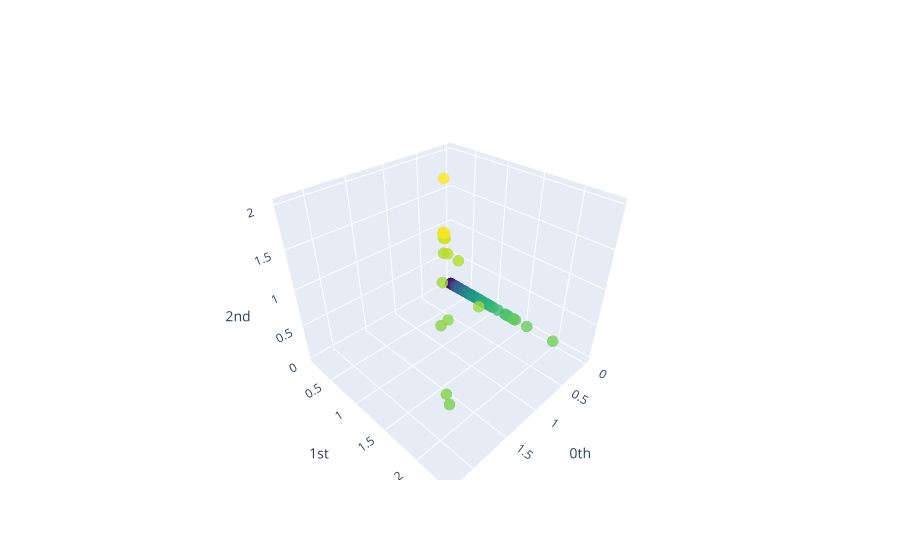

Notebook code cell kept with this figure:
### Code cell
from gtda.plotting import plot_point_cloud
plot_point_cloud(d[0])

### Figure 1 — Plotly figure (JSON) as saved in the notebook; plotly's stock layout.template omitted (floating-point values rounded to 4 significant figures)
{"data": [{"marker": {"color": [0, 1, 2, 3, 4, 5, 6, 7, 8, 9, 10, 11, 12, 13, 14, 15, 16, 17, 18, 19, 20, 21, 22, 23, 24, 25, 26, 27, 28, 29, 30, 31, 32, 33, 34, 35, 36, 37, 38, 39, 40, 41, 42, 43, 44, 45, 46, 47, 48, 49, 50, 51, 52, 53, 54, 55, 56, 57, 58, 59, 60, 61, 62, 63, 64, 65, 66, 67, 68, 69, 70, 71, 72, 73, 74, 75, 76, 77, 78, 79], "colorscale": [[0, "#440154"], [0.1111, "#482878"], [0.2222, "#3e4989"], [0.3333, "#31688e"], [0.4444, "#26828e"], [0.5556, "#1f9e89"], [0.6667, "#35b779"], [0.7778, "#6ece58"], [0.8889, "#b5de2b"], [1, "#fde725"]], "opacity": 0.8, "size": 4}, "mode": "markers", "type": "scatter3d", "x": [0, 0, 0, 0, 0, 0, 0, 0, 0, 0, 0, 0, 0, 0, 0, 0, 0, 0, 0, 0, 0, 0, 0, 0, 0, 0, 0, 0, 0, 0, 0, 0, 0, 0, 0, 0, 0, 0, 0, 0, 0, 0, 0, 0, 0, 0, 0, 0, 0, 0, 0, 0, 0, 0, 0, 0, 0, 0, 0, 0, 0, 0, 0, 2.251, 2.194, 1.613, 1.504, 1.129, 1.084, 0.6303, 0.6299, 0.6054, 0.3618, 0.3609, 0.3577, 0.2763, 0.2641, 0.2621, 0.2582, 0.7025], "y": [0.1441, 0.1508, 0.1533, 0.1705, 0.1796, 0.1819, 0.1974, 0.2214, 0.224, 0.2366, 0.2377, 0.2435, 0.2474, 0.2509, 0.2513, 0.2567, 0.2575, 0.2622, 0.2705, 0.2876, 0.2878, 0.2957, 0.3128, 0.3276, 0.3345, 0.3365, 0.3485, 0.3965, 0.4054, 0.4259, 0.4345, 0.4494, 0.4587, 0.4623, 0.4838, 0.5151, 0.5236, 0.5563, 0.5594, 0.5728, 0.5923, 0.6192, 0.6503, 0.7028, 0.7247, 0.7472, 0.7476, 0.7957, 0.8301, 0.8816, 0.8897, 0.8925, 0.9377, 0.9736, 1.061, 1.187, 1.214, 1.249, 1.331, 1.34, 1.368, 1.558, 1.967, 2.38, 2.287, 1.622, 1.61, 1.679, 1.098, 0.6534, 0.9039, 0.6984, 0.3728, 0.3958, 0.4033, 0.2765, 0.2664, 0.2958, 0.2664, 0.7403], "z": [0, 0, 0, 0, 0, 0, 0, 0, 0, 0, 0, 0, 0, 0, 0, 0, 0, 0, 0, 0, 0, 0, 0, 0, 0, 0, 0, 0, 0, 0, 0, 0, 0, 0, 0, 0, 0, 0, 0, 0, 0, 0, 0, 0, 0, 0, 0, 0, 0, 0, 0, 0, 0, 0, 0, 0, 0, 0, 0, 0, 0, 0, 0, 1, 1, 1, 1, 1, 1, 1, 1, 1, 1, 1, 1, 1, 1, 1, 1, 2]}], "layout": {"scene": {"xaxis": {"exponentformat": "e", "showexponent": "all", "title": {"text": "0th"}, "type": "linear"}, "yaxis": {"exponentformat": "e", "showexponent": "all", "title": {"text": "1st"}, "type": "linear"}, "zaxis": {"exponentformat": "e", "showexponent": "all", "title": {"text": "2nd"}, "type": "linear"}}}}
